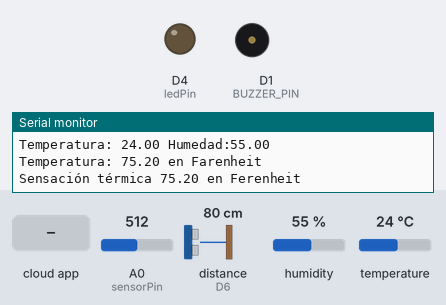
Simulated run of this sketch. Board: ESP8266 (NodeMCU). Parts: output pins drawn as LEDs (lit = HIGH), buzzer (waves = sounding, pin HIGH), the last lines printed to the serial monitor. The inputs (shaded band) are chosen by the test bench; at power-on: distance to the obstacle (sensor on D6) 80 cm, A0 (sensorPin) = 512, humidity 55 %, temperature 24 °C. The echo pulse lasts 58.3 µs per cm; WiFi joins after 1.5 s; servers stay silent unless stated; the Firebase database answers and starts empty.

Above: at 2.7 s.
2.8 s: distance to the obstacle (sensor on D6) set to 17 cm
5.5 s: distance to the obstacle (sensor on D6) set to 13 cm
At 8.1 s:
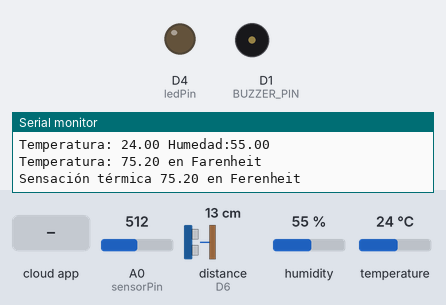
12.4 s: the phone or cloud app sets Led to 1
At 14.4 s:
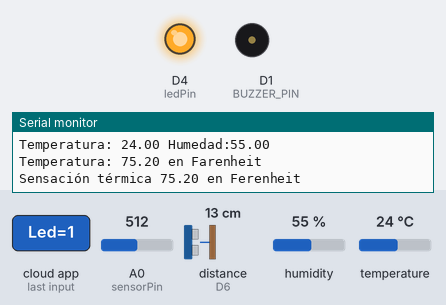
16.3 s: the phone or cloud app sets Led to 0
At 19.2 s:
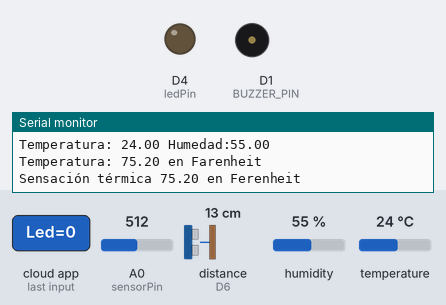
21.0 s: distance to the obstacle (sensor on D6) set to 18 cm
At 21.8 s:
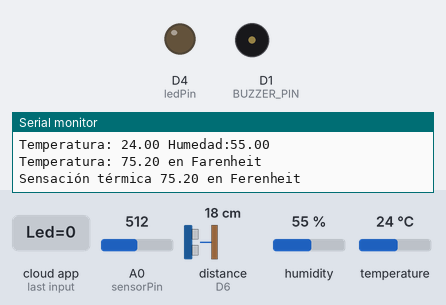
Timing chart, 0 to 23.6 s (numbered marks = the images above; inputs shaded):
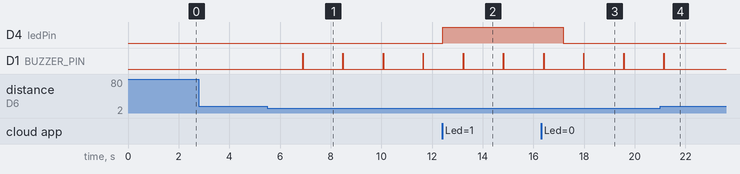

Measured:
- the behaviour switches between 15 and 14 cm on distance to the obstacle (sensor on D6) (found by bisection; images 0 and 1)
- after the input at 5.5 s, D1 (BUZZER_PIN): alternates HIGH for 0.02 s and LOW for 1.6 s, starting after 1.4 s
- after the input at 12.4 s, D4 (ledPin): LOW → HIGH at once
- after the input at 16.3 s, D4 (ledPin): HIGH → LOW after 0.87 s
- after the input at 21.0 s, D1 (BUZZER_PIN): goes on until 21.2 s, then stays LOW

The sketch:

Semana_tec.ino
```cpp
/****************************
 * TITULO: ESP8266 - FIREBASE
 * AUTOR: Equipo 4
 * DESCRIPCION: Configuración y conexión de Arduino NODEMCU8266 y Firebase
 * TC1001B Feb-Junio 2024
 * ***************************/


#include <ESP8266WiFi.h>
#include "FirebaseESP8266.h"
#include <NewPing.h>
#include <DHT.h>
#include <DHT_U.h>
#include <Time.h>
#include <TimeLib.h>

int sensorPin = A0;
int ledPin = 2;
int PIN_TRIG = 14;
int PIN_ECHO = 12;
int MIN_DISTANCE = 15;
int BUZZER_PIN = 5;
int MAX_DISTANCE = 200;


NewPing sonar(PIN_TRIG, PIN_ECHO, MAX_DISTANCE);
DHT dht(D2, DHT11);

// Credenciales wifi
/* 1. Define the WiFi credentials */
#define ssid "Tec-IoT"
#define password "spotless.magnetic.bridge"

/* 2. Define the API Key */
#define API_KEY "AIzaSyA_dgW_8jBnnreXMNmLLps91l1gRZygkbE"

/* 3. Credenciales Proyecto Firebase */
const char *FIREBASE_HOST="https://semanatec-9cc84-default-rtdb.firebaseio.com/";
const char *FIREBASE_AUTH="vWG7U2PvJJsgWV24iFFUnTxkJlKDYgCLgjV4mZxi";

// Firebase Data object in the global scope
FirebaseData firebaseData;

bool iterar = true;

void setup()
{
  Serial.begin(115200);
  setTime(9, 50, 00 , 21, 03, 2024);
  Serial.println();
  pinMode(LED_BUILTIN, OUTPUT);
  pinMode(ledPin, OUTPUT);
  pinMode(BUZZER_PIN, OUTPUT);
  dht.begin();

  WiFi.begin(ssid, password);

  while (WiFi.status() != WL_CONNECTED)
  {
    Serial.print(".");
    delay(250);
  }
  Serial.print("\nConectado al Wi-Fi");
  Serial.println();

  Firebase.begin(FIREBASE_HOST, FIREBASE_AUTH);

  Firebase.reconnectWiFi(true);
}

void loop() {
  int hora = hour();
  int minuto = minute();
  int segundo = second();
  int dia = day();
  int mes = month();
  int anio = year();

  int sensorValue = analogRead(sensorPin);
  int x = map(sensorValue, 0, 100, 0, 1000);

  unsigned int distance = sonar.ping_cm();
  float hume = dht.readHumidity();
  float temp = dht.readTemperature();

  float temp_F = dht.readTemperature(true);

  int h1 = dht.computeHeatIndex(temp, hume);


  Serial.println(x);

  Serial.print(distance);
  Serial.println("см");

  if (distance < MIN_DISTANCE) {
    Serial.println("¡Alerta! Objeto detectado a menos de 15 cm.");
    String nhora = String(hora);
    String nmin = String(minuto);
    String nseg = String(segundo);
    String ndia = String(dia);
    String nmes = String(mes);
    String nanio = String(anio);
    String hr = nhora + ":" + nmin + ":" + nseg;
    String fecha = ndia + "/" + nmes + "/" + nanio;
    Serial.print(hr);
    Serial.print("   ");
    Serial.println(fecha);
    Firebase.setString(firebaseData,"hr",hr);
    Firebase.setString(firebaseData,"fecha",fecha);
    digitalWrite(BUZZER_PIN, HIGH);
    delay(15);
    digitalWrite(BUZZER_PIN, LOW);

  }
  Firebase.setFloat(firebaseData,"distance",distance);
  Firebase.setFloat(firebaseData,"hume",hume);
  Firebase.setFloat(firebaseData,"sensorValue",sensorValue);
  Firebase.setFloat(firebaseData,"temp",temp);

  Serial.println("Temperatura: " + String(temp) + " Humedad:" + String(hume) );
  Serial.println("Temperatura: " + String(temp_F) + " en Farenheit");
  Serial.println("Sensación térmica " + String(temp_F) + " en Ferenheit");
 // String nodo = "Proyecto-iot";

 // while (iterar)
 // {
  Firebase.getString(firebaseData, "/Led");
  if (firebaseData.stringData()=="1") {
    digitalWrite(ledPin,HIGH);
  }
  else if (firebaseData.stringData()=="0") {
    digitalWrite(ledPin,LOW);
  }
  else{
  }

  delay(500);

} // End Loop
```
